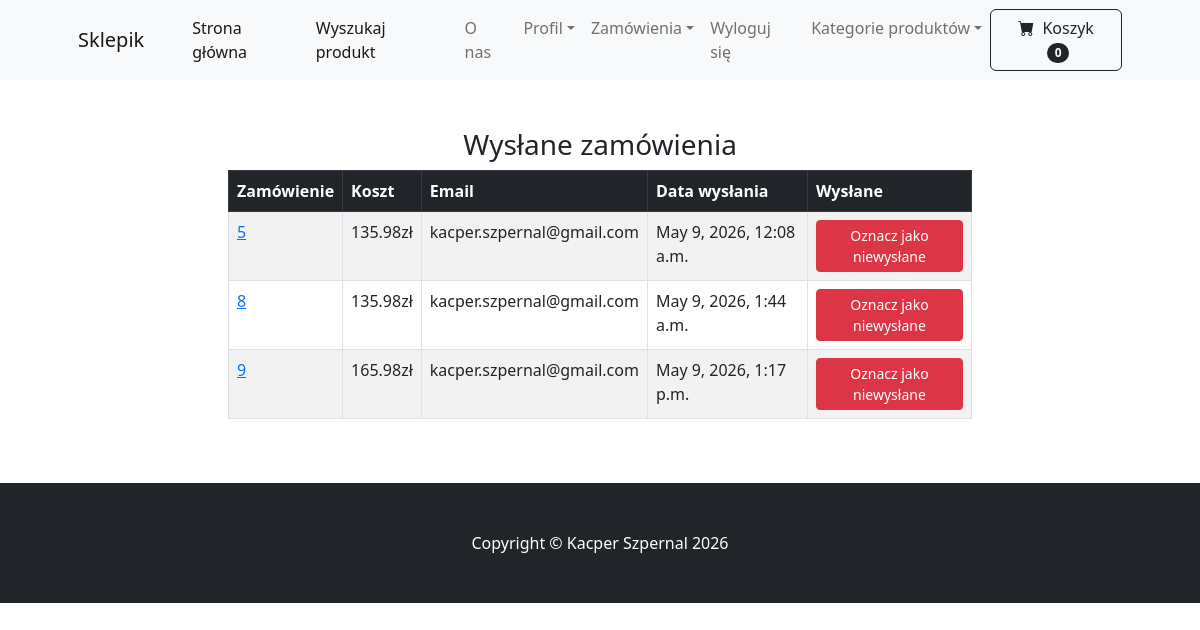
The page /payment/shipped_dash (signed in) on the database its author committed.
### payment/models.py (models this page shows, shortened)
class Zamowienia(models.Model):
	uzytkownik = models.ForeignKey(User, on_delete=models.CASCADE, null=True, blank=True)
	imie_nazwisko = models.CharField(max_length=150, null=True)
	email = models.EmailField(max_length=250)
	wysylka_adres = models.TextField(max_length=10000)
	koszt = models.DecimalField(max_digits=8, decimal_places=2)
	data_zamowienia = models.DateTimeField(auto_now_add=True)
	wyslane = models.BooleanField(default=False)
	data_wyslania = models.DateTimeField(blank=True, null=True)
	class Meta:
		verbose_name_plural = "Zamowienia"

### payment/views.py (the view, shortened to what this page needs)
# urls.py: path('shipped_dash', views.shipped_dash, name='shipped_dash'),
def shipped_dash(request):
    if request.user.is_authenticated and request.user.is_superuser:
        zamowienia = Zamowienia.objects.filter(wyslane=True)
        return render(request, "payment/shipped_dash.html",
                      {"zamowienia": zamowienia})
    else:
        messages.success(request, "Odmowa dostępu")
        return redirect('home')

### koszyk/context_processor.py (called while the page is built)
def koszyk(request):
	return {'koszyk': Koszyk(request)}

### koszyk/koszyk.py (called while the page is built)
	def __len__(self):
		return len(self.koszyk)

### payment/templates/payment/shipped_dash.html (shortened to what this page needs)
{% extends 'base.html' %}
{% block content %}
        <div class="container">
            <div class="row">
                <center>
                    <div class="col-8">
                        <br/><br/>
<h3>Wysłane zamówienia</h3>
<table class="table table-striped table-hover table-bordered">
  <thead class="table-dark">
    <tr>
      <th scope="col">Zamówienie</th>
      <th scope="col">Koszt</th>
      <th scope="col">Email</th>
      <th scope="col">Data wysłania</th>
      <th scope="col">Wysłane</th>
    </tr>
  </thead>
  <tbody>
    {% for item in zamowienia %}
    <tr>
      <td><a href="{% url 'orders' item.id %}">{{ item.id }}</a></td>
      <td>{{ item.koszt }}zł</td>
      <td>{{ item.email }}</td>
      <td>{{ item.data_wyslania }}</td>
       <td>
        <form method="POST">
          <button type="Submit" class="btn btn-danger btn-sm">Oznacz jako niewysłane</button>
        </form>
      </td>
    </tr>
    {% endfor %}
  </tbody>
</table>
<br/><br/>
                    </div>
                </center>
            </div>
        </div>
{% endblock %}

### rows shown on the page
Zamowienia: id "5", koszt "135.98", email "kacper.szpernal@gmail.com", data_wyslania "May 9, 2026, 12:08 a.m."
Zamowienia: id "8", koszt "135.98", email "kacper.szpernal@gmail.com", data_wyslania "May 9, 2026, 1:44 a.m."
Zamowienia: id "9", koszt "165.98", email "kacper.szpernal@gmail.com", data_wyslania "May 9, 2026, 1:17 p.m."

### other values the page prints
{{ koszyk|length }} "0"
